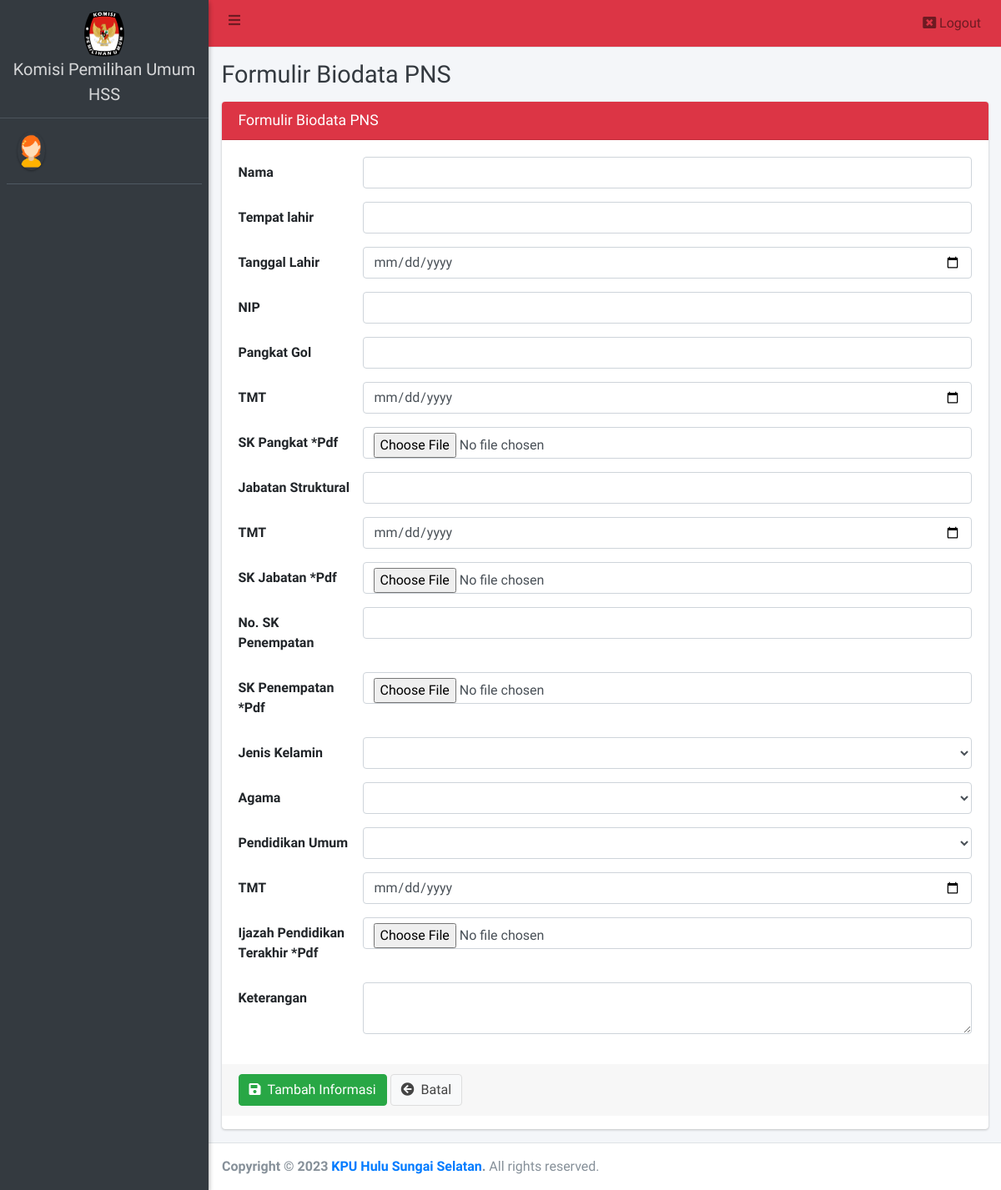
/pns/biodata/edit.php, run on an earlier commit of the app's database.
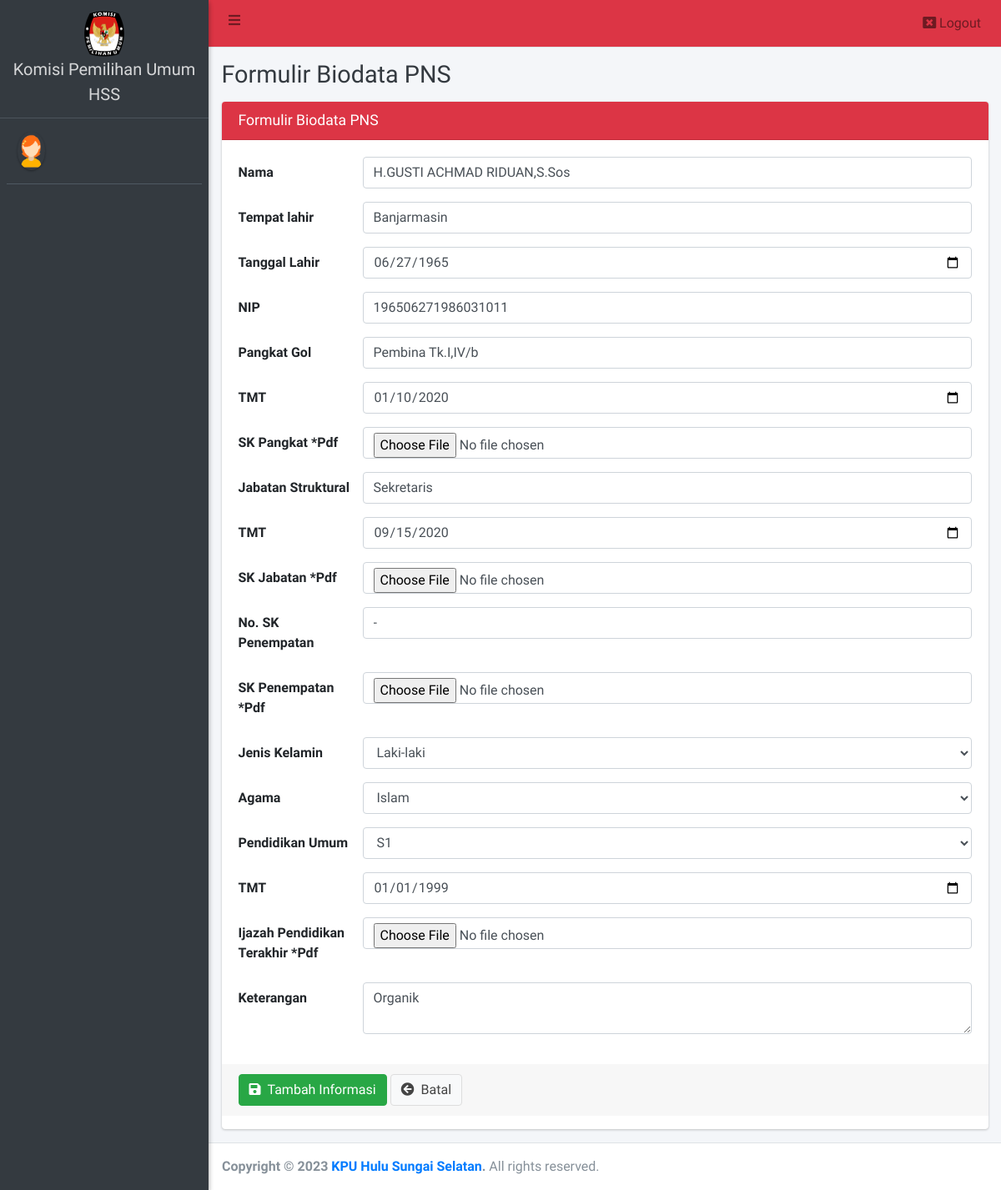
And on a later commit of the database.
### tables this page shows
CREATE TABLE `nominatif_pegawai` (
  `id_pegawai` int(11) NOT NULL,
  `nama_pegawai` varchar(50) DEFAULT NULL,
  `tempat_lahir` varchar(40) DEFAULT NULL,
  `tanggal_lahir` date DEFAULT NULL,
  `nip` varchar(20) DEFAULT NULL,
  `pangkat_gol` varchar(50) DEFAULT NULL,
  `pangkat_tmt` date DEFAULT NULL,
  `jabatan_struktural` varchar(50) DEFAULT NULL,
  `jabatan_tmt` date DEFAULT NULL,
  `no_sk_penempatan` varchar(50) DEFAULT NULL,
  `jk` varchar(50) DEFAULT NULL,
  `agama` varchar(50) DEFAULT NULL,
  `pendidikan_umum` varchar(50) DEFAULT NULL,
  `pendidikan_tmt` date DEFAULT NULL,
  `keterangan` text,
  `filepangkat` varchar(255) DEFAULT NULL,
  `filejabatan` varchar(255) DEFAULT NULL,
  `filepenempatan` varchar(255) DEFAULT NULL,
  `filependidikan` varchar(255) DEFAULT NULL,
  `id_user` int(11) DEFAULT NULL
);

### pns/biodata/edit.php (the view, shortened to what the changed rows need)
<?php
include '../../config/koneksi.php';
include '../../templates/head.php';
$data = $koneksi->query("SELECT * FROM nominatif_pegawai WHERE id_user = '$_SESSION[id_user]'")->fetch_array();
?>
<div class="content-wrapper">
    <div class="content-header">
        <div class="container-fluid">
            <div class="row">
                <div class="col-sm-6">
                    <h1 class="m-0 text-dark">Formulir Biodata PNS</h1>
                </div>
            </div>
        </div>
    </div>
    <section class="content">
        <div class="container-fluid">
            <div class="row">
                <div class="col-md-12">
                    <div class="card card-danger">
                        <form class="form-horizontal" method="post" action="" enctype="multipart/form-data" id="saveformulir">
                            <div class="card-body">
                                <div class="form-group row">
                                    <div class="col-sm-10">
                                        <input type="text" class="form-control" name="nama_pegawai" value="<?= $data['nama_pegawai'] ?>">
                                    </div>
                                </div>
                                <div class="form-group row">
                                    <div class="col-sm-10">
                                        <input type="text" class="form-control" name="tempat_lahir" value="<?= $data['tempat_lahir'] ?>">
                                    </div>
                                </div>
                                <div class="form-group row">
                                    <div class="col-sm-10">
                                        <input type="date" class="form-control" name="tanggal_lahir" value="<?= $data['tanggal_lahir'] ?>">
                                    </div>
                                </div>
                                <div class="form-group row">
                                    <div class="col-sm-10">
                                        <input type="text" class="form-control" name="nip" value="<?= $data['nip'] ?>">
                                    </div>
                                </div>
                                <div class="form-group row">
                                    <div class="col-sm-10">
                                        <input type="text" class="form-control" name="pangkat_gol" value="<?= $data['pangkat_gol'] ?>">
                                    </div>
                                </div>
                                <div class="form-group row">
                                    <div class="col-sm-10">
                                        <input type="date" class="form-control" name="pangkat_tmt" value="<?= $data['pangkat_tmt'] ?>">
                                    </div>
                                </div>
                                <div class="form-group row">
                                    <div class="col-sm-10">
                                        <input type="text" class="form-control" name="jabatan_struktural" value="<?= $data['jabatan_struktural'] ?>">
                                    </div>
                                </div>
                                <div class="form-group row">
                                    <div class="col-sm-10">
                                        <input type="date" class="form-control" name="jabatan_tmt" value="<?= $data['jabatan_tmt'] ?>">
                                    </div>
                                </div>
                                <div class="form-group row">
                                    <div class="col-sm-10">
                                        <input type="text" class="form-control" name="no_sk_penempatan" value="<?= $data['no_sk_penempatan'] ?>">
                                    </div>
                                </div>
                                <div class="form-group row">
                                    <div class="col-sm-10">
                                        <select class="form-control" data-placeholder="Pilih" name="jk">
                                            <option value="<?= $data['jk'] ?>"><?= $data['jk'] ?></option>
                                            <option value="Laki-laki">Laki-laki</option>
                                        </select>
                                    </div>
                                </div>
                                <div class="form-group row">
                                    <div class="col-sm-10">
                                        <select class="form-control" data-placeholder="Pilih" name="agama">
                                            <option value="<?= $data['agama'] ?>"><?= $data['agama'] ?></option>
                                            <option value="Islam">Islam</option>
                                        </select>
                                    </div>
                                </div>
                                <div class="form-group row">
                                    <div class="col-sm-10">
                                        <select class="form-control" data-placeholder="Pilih" name="pendidikan_umum">
                                            <option value="<?= $data['pendidikan_umum'] ?>"><?= $data['pendidikan_umum'] ?></option>
                                            <option value="SD">SD</option>
                                        </select>
                                    </div>
                                </div>
                                <div class="form-group row">
                                    <div class="col-sm-10">
                                        <input type="date" class="form-control" name="pendidikan_tmt" value="<?= $data['pendidikan_tmt'] ?>">
                                    </div>
                                </div>
                                <div class="form-group row">
                                    <div class="col-sm-10">
                                        <textarea type="text" class="form-control" name="keterangan"><?= $data['keterangan'] ?></textarea>
                                    </div>
                                </div>
                            </div>
                        </form>
                    </div>
                </div>
            </div>
        </div>
    </section>
</div>

What changed in the data, as far as the page shows it:
now on this page (row edited): nominatif_pegawai: nama_pegawai "H.GUSTI ACHMAD RIDUAN,S.Sos", tempat_lahir "Banjarmasin", tanggal_lahir "06/27/1965", nip "196506271986031011", pangkat_gol "Pembina Tk.I,IV/b", pangkat_tmt "01/10/2020", jabatan_struktural "Sekretaris", jabatan_tmt "09/15/2020", no_sk_penempatan "-", jk "Laki-laki", agama "Islam", pendidikan_umum "S1", pendidikan_tmt "01/01/1999", keterangan "Organik"
